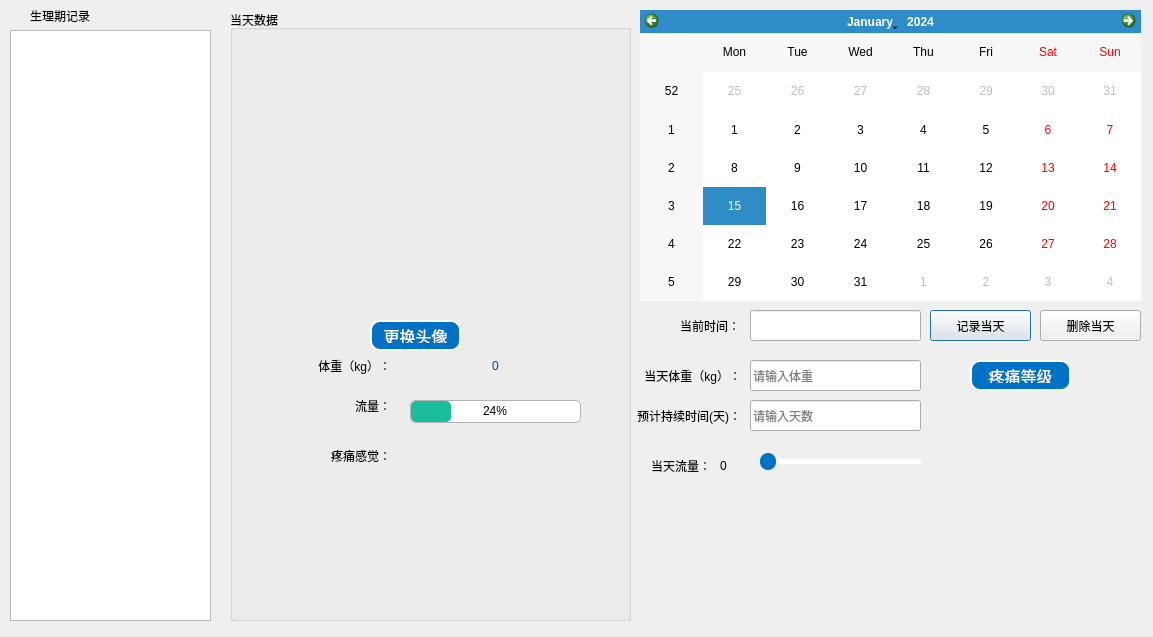
<?xml version="1.0" encoding="UTF-8"?>
<ui version="4.0">
 <class>Dialog</class>
 <widget class="QDialog" name="Dialog">
  <property name="geometry">
   <rect>
    <x>0</x>
    <y>0</y>
    <width>1153</width>
    <height>637</height>
   </rect>
  </property>
  <property name="windowTitle">
   <string>生理期信息记录系统</string>
  </property>
  <property name="styleSheet">
   <string notr="true"/>
  </property>
  <widget class="QCalendarWidget" name="caleCurr">
   <property name="geometry">
    <rect>
     <x>640</x>
     <y>10</y>
     <width>501</width>
     <height>291</height>
    </rect>
   </property>
  </widget>
  <widget class="QLineEdit" name="edCurr">
   <property name="geometry">
    <rect>
     <x>750</x>
     <y>310</y>
     <width>171</width>
     <height>31</height>
    </rect>
   </property>
  </widget>
  <widget class="QLabel" name="label">
   <property name="geometry">
    <rect>
     <x>680</x>
     <y>310</y>
     <width>71</width>
     <height>31</height>
    </rect>
   </property>
   <property name="text">
    <string>当前时间：</string>
   </property>
  </widget>
  <widget class="QListWidget" name="listLevel1">
   <property name="geometry">
    <rect>
     <x>10</x>
     <y>30</y>
     <width>201</width>
     <height>591</height>
    </rect>
   </property>
  </widget>
  <widget class="QPushButton" name="btnNoteDown">
   <property name="geometry">
    <rect>
     <x>930</x>
     <y>310</y>
     <width>101</width>
     <height>31</height>
    </rect>
   </property>
   <property name="text">
    <string>记录当天</string>
   </property>
  </widget>
  <widget class="QPushButton" name="btnDelete">
   <property name="geometry">
    <rect>
     <x>1040</x>
     <y>310</y>
     <width>101</width>
     <height>31</height>
    </rect>
   </property>
   <property name="text">
    <string>删除当天</string>
   </property>
  </widget>
  <widget class="QGroupBox" name="groupBox">
   <property name="geometry">
    <rect>
     <x>230</x>
     <y>10</y>
     <width>401</width>
     <height>611</height>
    </rect>
   </property>
   <property name="title">
    <string>当天数据</string>
   </property>
   <widget class="QLabel" name="label_5">
    <property name="geometry">
     <rect>
      <x>70</x>
      <y>340</y>
      <width>91</width>
      <height>31</height>
     </rect>
    </property>
    <property name="text">
     <string>体重（kg）：</string>
    </property>
    <property name="alignment">
     <set>Qt::AlignRight|Qt::AlignTrailing|Qt::AlignVCenter</set>
    </property>
   </widget>
   <widget class="QLabel" name="label_6">
    <property name="geometry">
     <rect>
      <x>90</x>
      <y>380</y>
      <width>71</width>
      <height>31</height>
     </rect>
    </property>
    <property name="text">
     <string>流量：</string>
    </property>
    <property name="alignment">
     <set>Qt::AlignRight|Qt::AlignTrailing|Qt::AlignVCenter</set>
    </property>
   </widget>
   <widget class="QLabel" name="label_7">
    <property name="geometry">
     <rect>
      <x>80</x>
      <y>430</y>
      <width>81</width>
      <height>31</height>
     </rect>
    </property>
    <property name="text">
     <string>疼痛感觉：</string>
    </property>
    <property name="alignment">
     <set>Qt::AlignRight|Qt::AlignTrailing|Qt::AlignVCenter</set>
    </property>
   </widget>
   <widget class="QLabel" name="lbInfoPaintPic">
    <property name="geometry">
     <rect>
      <x>180</x>
      <y>430</y>
      <width>161</width>
      <height>161</height>
     </rect>
    </property>
    <property name="text">
     <string/>
    </property>
    <property name="alignment">
     <set>Qt::AlignRight|Qt::AlignTrailing|Qt::AlignVCenter</set>
    </property>
   </widget>
   <widget class="QLabel" name="lbInfoWeight">
    <property name="geometry">
     <rect>
      <x>170</x>
      <y>340</y>
      <width>191</width>
      <height>31</height>
     </rect>
    </property>
    <property name="layoutDirection">
     <enum>Qt::LeftToRight</enum>
    </property>
    <property name="styleSheet">
     <string notr="true">color: #004695;
font: 75 18pt &quot;微软雅黑&quot;;</string>
    </property>
    <property name="text">
     <string>0</string>
    </property>
    <property name="alignment">
     <set>Qt::AlignCenter</set>
    </property>
   </widget>
   <widget class="QLabel" name="lbInfoUser">
    <property name="geometry">
     <rect>
      <x>50</x>
      <y>30</y>
      <width>281</width>
      <height>261</height>
     </rect>
    </property>
    <property name="minimumSize">
     <size>
      <width>281</width>
      <height>261</height>
     </size>
    </property>
    <property name="text">
     <string/>
    </property>
    <property name="alignment">
     <set>Qt::AlignRight|Qt::AlignTrailing|Qt::AlignVCenter</set>
    </property>
   </widget>
   <widget class="QPushButton" name="btnGetFile">
    <property name="geometry">
     <rect>
      <x>140</x>
      <y>310</y>
      <width>91</width>
      <height>31</height>
     </rect>
    </property>
    <property name="styleSheet">
     <string notr="true">QPushButton {
    background-color: #0072C6;
    color: white;
    border-style: outset;
    border-width: 2px;
    border-radius: 10px;
    border-color: beige;
    font-size: 16px;
    padding: 6px;
}
QPushButton:hover {
    background-color: #148CD2;
}
QPushButton:pressed {
    background-color: #005CA3;
}</string>
    </property>
    <property name="text">
     <string>更换头像</string>
    </property>
   </widget>
   <widget class="QProgressBar" name="pbFlow">
    <property name="geometry">
     <rect>
      <x>180</x>
      <y>390</y>
      <width>171</width>
      <height>23</height>
     </rect>
    </property>
    <property name="styleSheet">
     <string notr="true">QProgressBar{
	font:9pt;
	border-radius:5px;
	text-align:center;
	border:1px solid #E8EDF2;
	background-color: rgb(255, 255, 255);
	border-color: rgb(180, 180, 180);
}
QProgressBar:chunk{
	border-radius:5px;
	background-color:#1ABC9C;
}</string>
    </property>
    <property name="value">
     <number>24</number>
    </property>
   </widget>
  </widget>
  <widget class="QLabel" name="label_4">
   <property name="geometry">
    <rect>
     <x>30</x>
     <y>0</y>
     <width>111</width>
     <height>31</height>
    </rect>
   </property>
   <property name="text">
    <string>生理期记录</string>
   </property>
  </widget>
  <widget class="QPushButton" name="btnChoosePain">
   <property name="geometry">
    <rect>
     <x>970</x>
     <y>360</y>
     <width>101</width>
     <height>31</height>
    </rect>
   </property>
   <property name="styleSheet">
    <string notr="true">QPushButton {
    background-color: #0072C6;
    color: white;
    border-style: outset;
    border-width: 2px;
    border-radius: 10px;
    border-color: beige;
    font-size: 16px;
    padding: 6px;
}
QPushButton:hover {
    background-color: #148CD2;
}
QPushButton:pressed {
    background-color: #005CA3;
}</string>
   </property>
   <property name="text">
    <string>疼痛等级</string>
   </property>
  </widget>
  <widget class="QLabel" name="label_8">
   <property name="geometry">
    <rect>
     <x>640</x>
     <y>450</y>
     <width>71</width>
     <height>31</height>
    </rect>
   </property>
   <property name="text">
    <string>当天流量：</string>
   </property>
   <property name="alignment">
    <set>Qt::AlignRight|Qt::AlignTrailing|Qt::AlignVCenter</set>
   </property>
  </widget>
  <widget class="QLabel" name="label_9">
   <property name="geometry">
    <rect>
     <x>580</x>
     <y>400</y>
     <width>161</width>
     <height>31</height>
    </rect>
   </property>
   <property name="text">
    <string>预计持续时间(天)：</string>
   </property>
   <property name="alignment">
    <set>Qt::AlignRight|Qt::AlignTrailing|Qt::AlignVCenter</set>
   </property>
  </widget>
  <widget class="QLineEdit" name="edSpend">
   <property name="geometry">
    <rect>
     <x>750</x>
     <y>400</y>
     <width>171</width>
     <height>31</height>
    </rect>
   </property>
   <property name="placeholderText">
    <string>请输入天数</string>
   </property>
  </widget>
  <widget class="QLabel" name="label_10">
   <property name="geometry">
    <rect>
     <x>580</x>
     <y>360</y>
     <width>161</width>
     <height>31</height>
    </rect>
   </property>
   <property name="text">
    <string>当天体重（kg）：</string>
   </property>
   <property name="alignment">
    <set>Qt::AlignRight|Qt::AlignTrailing|Qt::AlignVCenter</set>
   </property>
  </widget>
  <widget class="QLineEdit" name="edWeight">
   <property name="geometry">
    <rect>
     <x>750</x>
     <y>360</y>
     <width>171</width>
     <height>31</height>
    </rect>
   </property>
   <property name="text">
    <string/>
   </property>
   <property name="placeholderText">
    <string>请输入体重</string>
   </property>
  </widget>
  <widget class="QLabel" name="lbPaintPic">
   <property name="geometry">
    <rect>
     <x>950</x>
     <y>400</y>
     <width>161</width>
     <height>161</height>
    </rect>
   </property>
   <property name="text">
    <string/>
   </property>
   <property name="alignment">
    <set>Qt::AlignRight|Qt::AlignTrailing|Qt::AlignVCenter</set>
   </property>
  </widget>
  <widget class="QSlider" name="sliderFlow">
   <property name="geometry">
    <rect>
     <x>760</x>
     <y>450</y>
     <width>161</width>
     <height>22</height>
    </rect>
   </property>
   <property name="styleSheet">
    <string notr="true"> QSlider {
        border-radius: 10px;
    }
    QSlider::groove:horizontal {
        height: 5px;
        background: #FFFFFF
    }
    QSlider::handle:horizontal{
        background: #0072C6;
        width: 16px;
        height: 16px;
        margin:-6px 0;
        border-radius:8px;
    }
    QSlider::sub-page:horizontal{
        background:#f90;
    }</string>
   </property>
   <property name="orientation">
    <enum>Qt::Horizontal</enum>
   </property>
  </widget>
  <widget class="QLabel" name="lbFlow">
   <property name="geometry">
    <rect>
     <x>720</x>
     <y>450</y>
     <width>31</width>
     <height>31</height>
    </rect>
   </property>
   <property name="text">
    <string>0</string>
   </property>
   <property name="alignment">
    <set>Qt::AlignLeading|Qt::AlignLeft|Qt::AlignVCenter</set>
   </property>
  </widget>
 </widget>
 <resources/>
 <connections/>
</ui>
